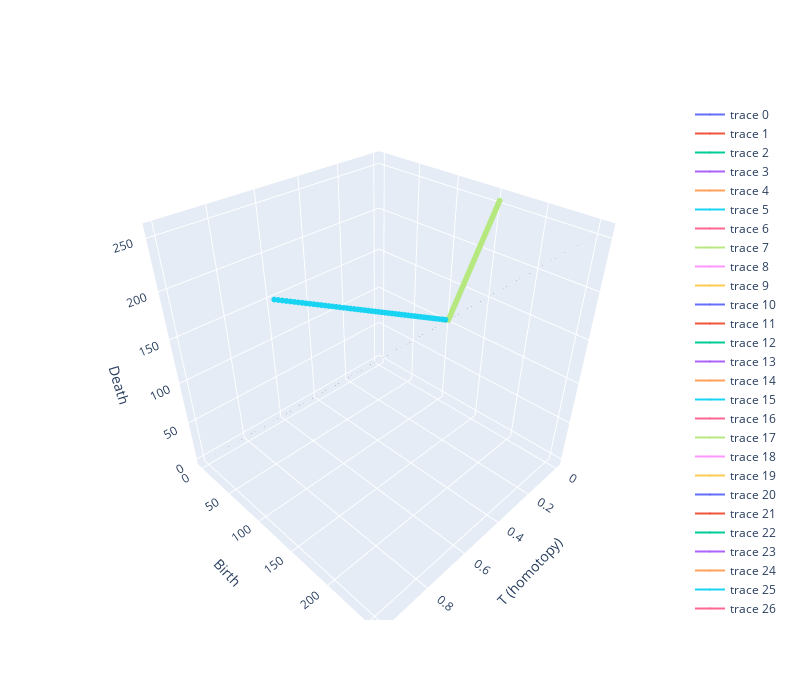

Notebook code cell kept with this figure:
### Markdown cell above
### Vinyard Generation
Here I plot the vinyard generated from our homotopy as well as the persistence diagrams for f and g. 

Note that the persistence diagrams are identical, so our Wasserstein distance should be low. Additionally, note the two main vines in the vinyard. These contribute to the vinyard distance we see below.

### Code cell
Checkerboard_Vinyard = Get_Vinyard(f,g,1)

print('H1 persistence of g')
gudhi.plot_persistence_diagram(persistence(Checkerboard_Vinyard[2][99]))
plt.show()
# plotting persistence diagram of f
print('H1 persistence of f')
gudhi.plot_persistence_diagram(persistence(Checkerboard_Vinyard[2][0]))
plt.show()

Plot_Vinyard(Checkerboard_Vinyard[0],Checkerboard_Vinyard[1],Checkerboard_Vinyard[2])
